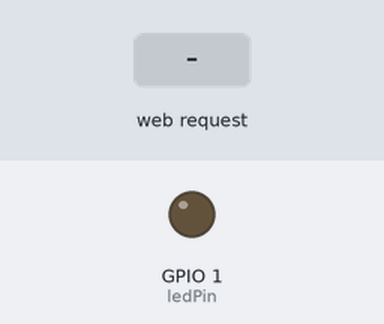
A sketch run on a simulated ESP32. On the bench: output pins drawn as LEDs (lit = HIGH). The test bench sets the inputs (shaded band). WiFi joins after 1.5 s; servers stay silent unless stated; what the sketch prints to the serial monitor is not drawn.

Above: at 3.2 s.
3.3 s: HTTP request GET / received
At 3.6 s:
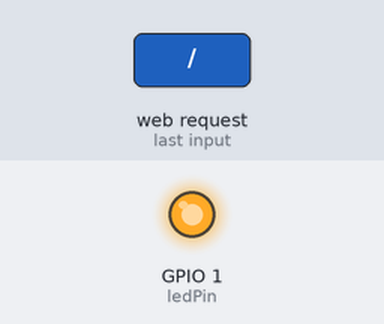
Timing chart, 0 to 6.3 s (numbered marks = the images above; inputs shaded):
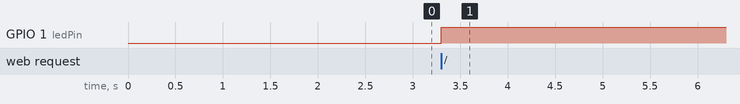

Measured:
- after the input at 3.3 s, GPIO 1 (ledPin): LOW → HIGH at once

The sketch:

face_recognition_webserver.ino
```cpp
#include <WiFi.h>
#include <WebServer.h>

// Replace with your network credentials
const char* ssid = "AlanAsh 2.4G";
const char* password = "Alan2760";

// Set web server port number to 80
WebServer server(80);

// Define LED pin
const int ledPin = 1;

void setup() {
  // Initialize serial monitor
  Serial.begin(115200);

  // Initialize LED pin as output
  pinMode(ledPin, OUTPUT);
  digitalWrite(ledPin, LOW);  // Turn off LED initially

  // Connect to Wi-Fi
  WiFi.begin(ssid, password);
  Serial.print("Connecting to Wi-Fi");
  while (WiFi.status() != WL_CONNECTED) {
    delay(1000);
    Serial.print(".");
  }
  Serial.println();

  // Print local IP address
  Serial.print("Connected to Wi-Fi. IP address: ");
  Serial.println(WiFi.localIP());

  // Define the handling function for the root URL
  server.on("/", handleRoot);

  // Start the server
  server.begin();
  Serial.println("Web server started");
}

void loop() {
  // Handle client requests
  server.handleClient();
}

void handleRoot() {
  // Turn on the LED
  digitalWrite(ledPin, HIGH);

  // Send HTML response
  server.send(200, "text/html", "<h1>LED is ON</h1>");
}
```
